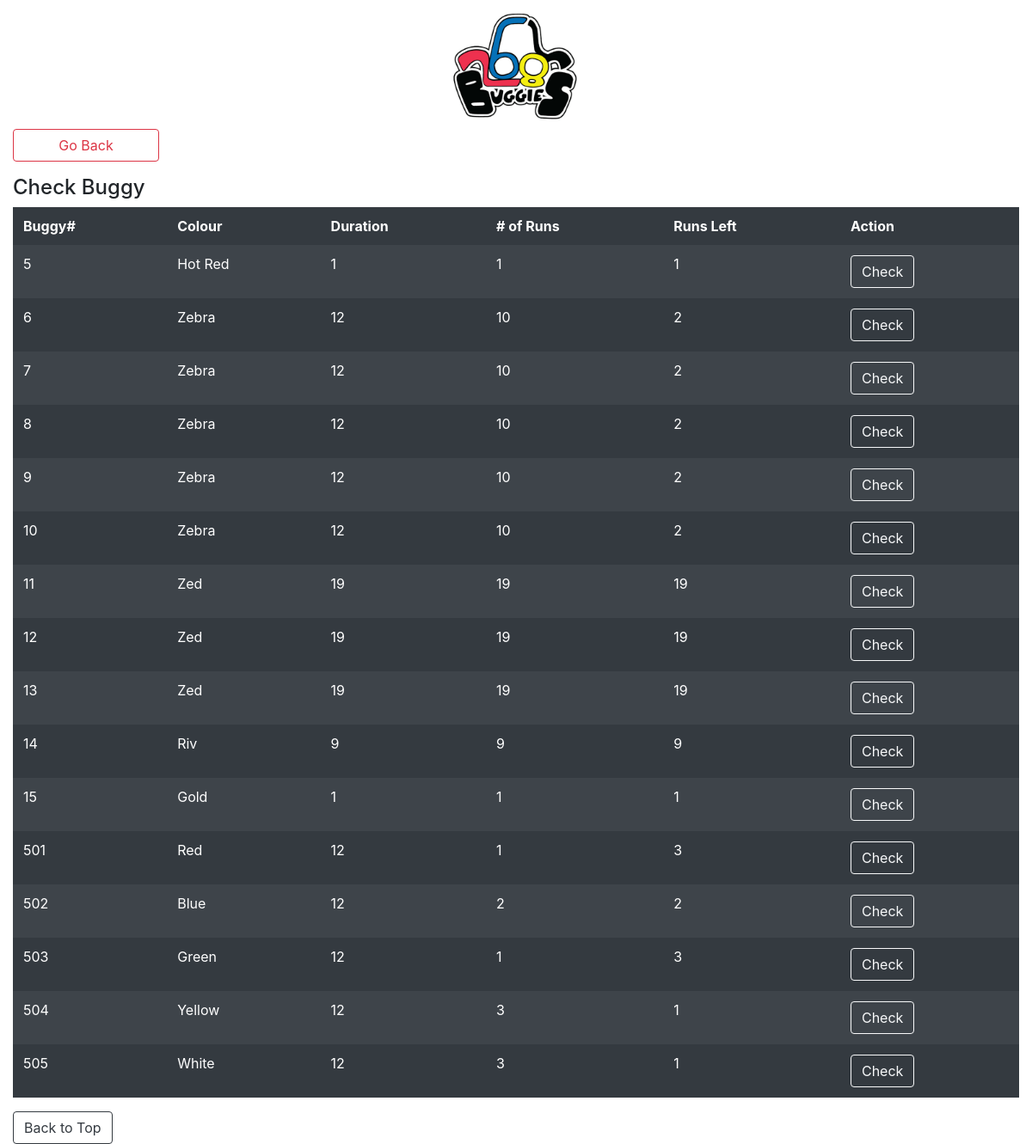
/check-buggy.php, run on the app's committed database.
### tables this page shows
CREATE TABLE IF NOT EXISTS `buggy` (
  `Buggy_ID` int(6) NOT NULL,
  `Colour` varchar(15) NOT NULL,
  `Run_Duration` int(11) NOT NULL,
  `Run_Count` int(11) NOT NULL,
  `Run_Left` int(11) NOT NULL,
  PRIMARY KEY (`Buggy_ID`)
);

### check-buggy.php (the view, shortened to what this page needs)
<body>
		<?php include('includes/header.php');?>
		<main>
		<div class="container-fluid">
			<div class='row'>
				<div class='col-2'>
					<form action='buggy-maintenance.php?id=501' method='POST'>
						<input class='btn-outline-danger  form-control' type='submit' name='Submit' value='Go Back'/>
					</form>
				</div>
				<div class='col-sm'></div>
			</div>
			<div class='row'>
				<div class='col'>
				<h4>Check Buggy</h4>
				<table class="table table-dark table-borderless table-striped table-hover">
					<thead class='thead-dark'>
						<tr>
							<th scope="col">Buggy#</th>
							<th scope="col">Colour</th>
							<th scope="col">Duration</th>
							<th scope="col"># of Runs</th>
							<th scope="col">Runs Left</th>
							<th scope="col">Action</th>
						</tr>
					</thead>
					<tbody>
						<?php
							require('includes/config.php');
							$sql = "SELECT Buggy_ID, Colour, Run_Duration, Run_Count, Run_Left FROM buggy";
							$result = $conn->query($sql);
							if ($result->num_rows > 0) {
								while ($row = $result->fetch_assoc()) {
									if (isset($_GET['id']) && $_GET['id'] == $row["Buggy_ID"]) {
										echo "<tr class='text-success'>";
									} else {
										echo "<tr>";
									}
									$bid = $row["Buggy_ID"];
									echo "<td>".$row["Buggy_ID"]."</td>";
									echo "<td>".$row["Colour"]."</td>";
									echo "<td>".$row["Run_Duration"]."</td>";
									echo "<td>".$row["Run_Count"]."</td>";
									echo "<td>".$row["Run_Left"]."</td>";
									echo "<td><a href='buggy-maintenance.php?id=$bid' class='btn btn-outline-light'>Check</a></td>";
									echo "</tr>";
								}
							}
						?>
					</tbody>
				</table>
				<a href='#TOP' class='btn btn-outline-dark'>Back to Top</a>
			</div>
		</div>
		</main>
<?php include('includes/footer.php')?>

### data on the page
buggy: Buggy_ID "5", Colour "Hot Red", Run_Duration "1", Run_Count "1", Run_Left "1"
buggy: Buggy_ID "6", Colour "Zebra", Run_Duration "12", Run_Count "10", Run_Left "2"
buggy: Buggy_ID "7", Colour "Zebra", Run_Duration "12", Run_Count "10", Run_Left "2"
buggy: Buggy_ID "8", Colour "Zebra", Run_Duration "12", Run_Count "10", Run_Left "2"
buggy: Buggy_ID "9", Colour "Zebra", Run_Duration "12", Run_Count "10", Run_Left "2"
buggy: Buggy_ID "10", Colour "Zebra", Run_Duration "12", Run_Count "10", Run_Left "2"
buggy: Buggy_ID "11", Colour "Zed", Run_Duration "19", Run_Count "19", Run_Left "19"
buggy: Buggy_ID "12", Colour "Zed", Run_Duration "19", Run_Count "19", Run_Left "19"
buggy: Buggy_ID "13", Colour "Zed", Run_Duration "19", Run_Count "19", Run_Left "19"
buggy: Buggy_ID "14", Colour "Riv", Run_Duration "9", Run_Count "9", Run_Left "9"
buggy: Buggy_ID "15", Colour "Gold", Run_Duration "1", Run_Count "1", Run_Left "1"
buggy: Buggy_ID "501", Colour "Red", Run_Duration "12", Run_Count "1", Run_Left "3"
buggy: Buggy_ID "502", Colour "Blue", Run_Duration "12", Run_Count "2", Run_Left "2"
buggy: Buggy_ID "503", Colour "Green", Run_Duration "12", Run_Count "1", Run_Left "3"
buggy: Buggy_ID "504", Colour "Yellow", Run_Duration "12", Run_Count "3", Run_Left "1"
buggy: Buggy_ID "505", Colour "White", Run_Duration "12", Run_Count "3", Run_Left "1"
